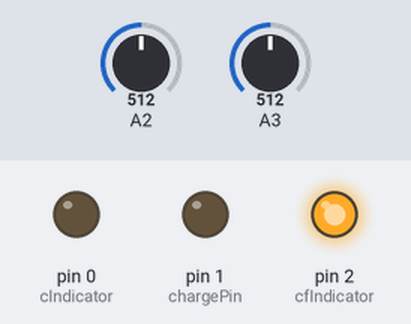
A sketch run on a simulated Arduino Uno, built with avr-gcc and run on an emulated ATmega328P. Parts: output pins drawn as LEDs (lit = HIGH). The inputs (shaded band) are chosen by the test bench; at power-on: A3 = 512, A2 = 512.

Above: at 3.0 s.
3.1 s: A3 set to 147
4.6 s: A3 set to 129
At 5.7 s:
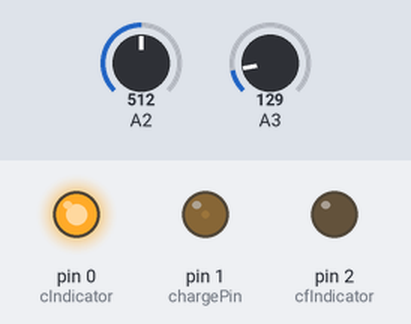
6.1 s: A2 set to 143
7.6 s: A2 set to 119
At 8.0 s:
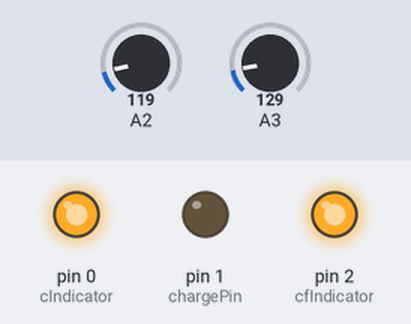
9.1 s: A2 set to 306
At 10.3 s:
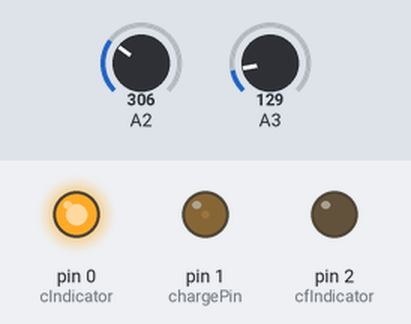
10.6 s: A3 set to 306
At 11.1 s:
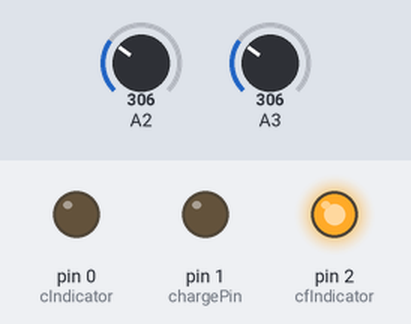
Timing chart, 0 to 13.1 s (numbered marks = the images above; inputs shaded):
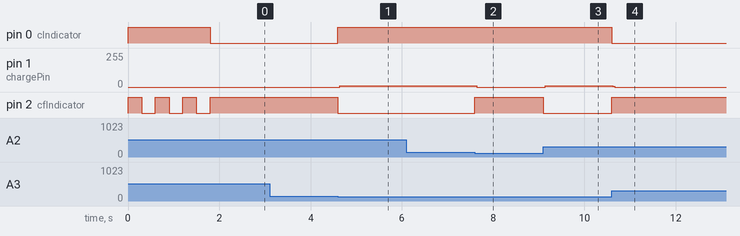

Measured:
- the behaviour switches between 139 and 138 on A3 (found by bisection; images 0 and 1)
- the behaviour switches between 133 and 132 on A2 (found by bisection; images 1 and 2)
- after the input at 3.1 s, every drawn part: stays the same
- after the input at 4.6 s, pin 0 (cIndicator): LOW → HIGH at once; pin 1 (chargePin): 0/255 → 11/255 at once; pin 2 (cfIndicator): HIGH → LOW at once
- after the input at 6.1 s, every drawn part: stays the same
- after the input at 7.6 s, pin 1 (chargePin): 11/255 → 0/255 at once; pin 2 (cfIndicator): LOW → HIGH at once
- after the input at 9.1 s, pin 1 (chargePin): 0/255 → 11/255 at once; pin 2 (cfIndicator): HIGH → LOW at once
- after the input at 10.6 s, pin 0 (cIndicator): HIGH → LOW at once; pin 1 (chargePin): 11/255 → 0/255 at once; pin 2 (cfIndicator): LOW → HIGH at once
- by itself, pin 2 (cfIndicator): alternates HIGH for 0.30 s and LOW for 0.30 s, 6 changes in all, then stays HIGH

The sketch:

TinyController.ino
```cpp
int chargePin = 1; // I/O 3, connects to the gate of the switching pMOSFET.
int input = A2; // A2, connects to the voltage divider at the input side.
int battery = A3; // A3, connects to the voltage divider at the output side.
int cIndicator = 0;
int cfIndicator = 2;
float chargeVoltage = 13.55; // change this to the voltage of your battery at full charge.
float minimumChargingVoltage = 13.0; // change this to the lowest voltage required to charge your battery
float maximumChargingVoltage = 15.5; // change this to the highest voltage required to charge your battery.
float maximumChargerVoltage = 100.0; // change this to the highest voltage you want to give the charge controller's input.
float maxBattery = 100.0;
float lowVoltage = 10.5; // change this to the voltage of your battery when it is low.

void setup() {
  pinMode(chargePin, OUTPUT);
  pinMode(cIndicator, OUTPUT);
  pinMode(cfIndicator, OUTPUT);
  digitalWrite(cIndicator, 1);
  for(int i = 0; i < 3; i++)
  {
    digitalWrite(cfIndicator, 1);
    delay(300);
    digitalWrite(cfIndicator, 0);
    delay(300);
  }
  digitalWrite(cIndicator, 0);
  digitalWrite(cfIndicator, 0);
  TCCR0B = TCCR0B & B11111000 | B00000001;
  analogWrite(chargePin, 0);
}

void loop() {
  digitalWrite(chargePin, LOW);
  float inputVoltage = measureVoltage(input);
  float batteryVoltage = measureVoltage(battery);
  if(batteryVoltage >= chargeVoltage)
  {
    digitalWrite(chargePin, LOW);
    digitalWrite(cIndicator, LOW);
    digitalWrite(cfIndicator, HIGH);
  }
  else if(inputVoltage >= minimumChargingVoltage && inputVoltage <= maximumChargingVoltage && batteryVoltage < chargeVoltage)
  {
    digitalWrite(chargePin, HIGH);
    digitalWrite(cIndicator, HIGH);
    digitalWrite(cfIndicator, LOW);
  }
  else if(inputVoltage > maximumChargingVoltage && batteryVoltage < chargeVoltage)
  {
    int dutyCycle = (255.0 * 100.0) / inputVoltage;
    dutyCycle = constrain(dutyCycle, 0, 254);
    analogWrite(chargePin, dutyCycle);
    digitalWrite(cIndicator, HIGH);
    digitalWrite(cfIndicator, LOW);
  }
  else {
    digitalWrite(chargePin, LOW);
    digitalWrite(cIndicator, HIGH);
    digitalWrite(cfIndicator, HIGH);
  }
}

float measureVoltage(int pin)
{
  float ADCval = analogRead(pin);
  float voltage = (ADCval * 100.0) / 1023.0;
  return voltage;
}
```
